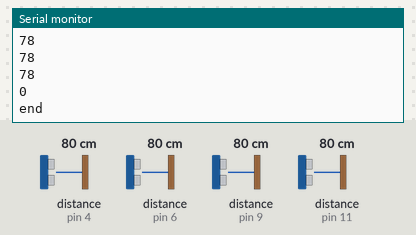
Recording of a sketch running on a simulated Arduino Uno, built with avr-gcc and run on an emulated ATmega328P. Shown: the last lines printed to the serial monitor. Wiring (inferred from the names in the program): 4 × ultrasonic range finder: trigger pin 5, echo pin 4 / trigger pin 7, echo pin 6 / trigger pin 10, echo pin 9 / trigger pin 12, echo pin 11. Inputs (shaded band) come from the test bench; at power-on: distance to the obstacle (sensors on pin 4, pin 11, pin 9, pin 6) 80 cm. The echo pulse lasts 58.3 µs per cm.

Above: at 1.2 s.
1.3 s: distance to the obstacle (sensor on pin 4) set to 250 cm
At 2.1 s:
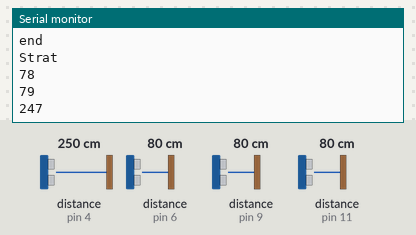
4.3 s: distance to the obstacle (sensor on pin 4) set to 2 cm
At 5.2 s:
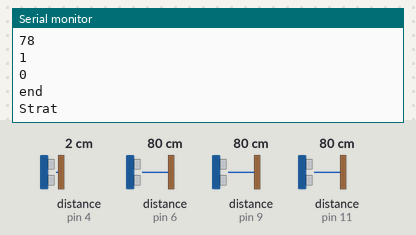
7.3 s: distance to the obstacle (sensor on pin 11) set to 2 cm
At 8.2 s:
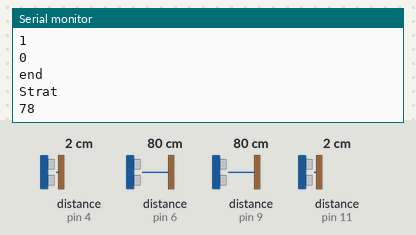
10.3 s: distance to the obstacle (sensor on pin 9) set to 2 cm
At 11.3 s:
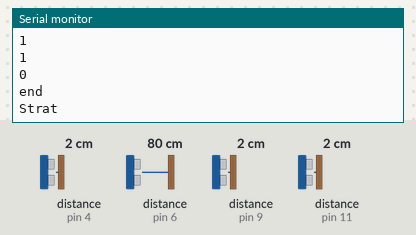
Timing chart, 0 to 11.5 s (numbered marks = the images above; inputs shaded):
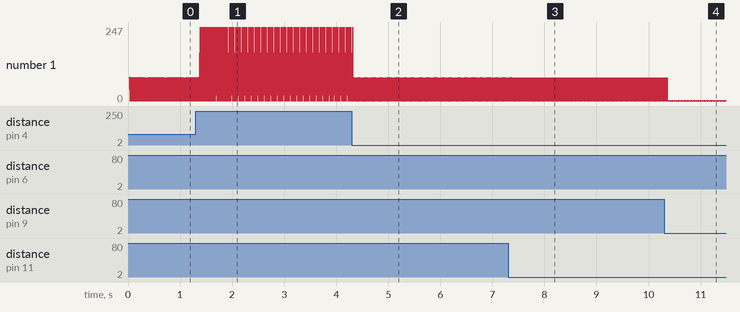

The sketch:

passenger_counter_LCD_arduinoMega.ino
```cpp
#define INTERVAL_MESSAGE1 5000


unsigned long time_1 = 0;


//#include <Wire.h>
//#include <LiquidCrystal_I2C.h>
// defines pins numbers
const int trigPin1 = 10;
const int echoPin1 = 9;
const int trigPin2 = 12;
const int echoPin2 = 11;
const int trigPin3 = 7;
const int echoPin3 = 6;
const int trigPin4 = 5;
const int echoPin4 = 4;
//const byte LCDcolumns = 16;
//const byte LCDrows = 2;
//LiquidCrystal_I2C lcd(0x27, LCDcolumns, LCDrows);
int count;
// defines variables
long duration,valA1,valA2,valA3,valA4;
int distance;
long duration1,duration2,duration3;
int distance1,distance2,distance3;
    void setup(){
//      lcd.init();
//  lcd.backlight();
//  lcd.home();

pinMode(trigPin1, OUTPUT); // Sets the trigPin as an Output
pinMode(echoPin1, INPUT); // Sets the echoPin as an Input
pinMode(trigPin2, OUTPUT); // Sets the trigPin as an Output
pinMode(echoPin2, INPUT); // Sets the echoPin as an Input
pinMode(trigPin3, OUTPUT); // Sets the trigPin as an Output
pinMode(echoPin3, INPUT); // Sets the echoPin as an Input
pinMode(trigPin4, OUTPUT); // Sets the trigPin as an Output
pinMode(echoPin4, INPUT); // Sets the echoPin as an Input
Serial.begin(9600); // Starts the serial communication

}
enum SIGNALSTATES
{
  ST_GREEN,
  ST_RED1,
  ST_RED2,
  ST_YELLOW,
};
SIGNALSTATES signalState=ST_GREEN;
void loop() {
// Clears the trigPin
digitalWrite(trigPin1, LOW);
digitalWrite(trigPin2, LOW);
digitalWrite(trigPin3, LOW);
digitalWrite(trigPin4, LOW);
delayMicroseconds(2);
// Sets the trigPin on HIGH state for 10 micro seconds
digitalWrite(trigPin1, HIGH);
delayMicroseconds(10);
digitalWrite(trigPin1, LOW);
// Clears the trigPin
duration = pulseIn(echoPin1, HIGH);
delayMicroseconds(2);
// Sets the trigPin on HIGH state for 10 micro seconds
digitalWrite(trigPin2, HIGH);
delayMicroseconds(10);
digitalWrite(trigPin2, LOW);
duration1 = pulseIn(echoPin2, HIGH);
delayMicroseconds(2);

digitalWrite(trigPin3, HIGH);
delayMicroseconds(10);
digitalWrite(trigPin3, LOW);
duration2 = pulseIn(echoPin3, HIGH);
delayMicroseconds(2);

digitalWrite(trigPin4, HIGH);
delayMicroseconds(10);
digitalWrite(trigPin4, LOW);
duration2 = pulseIn(echoPin4, HIGH);
delayMicroseconds(2);
// Reads the echoPin, returns the sound wave travel time in microseconds
// Calculating the distance
distance= duration*0.034/2;
distance1= duration1*0.034/2;
distance2= duration2*0.034/2;
distance3= duration3*0.034/2;
// Prints the distance on the Serial Monitor
// Calculating the distance
//distance1= duration1*0.034/2;
// Prints the distance on the Serial Monitor
//Serial.print("Distance: ");
//Serial.println(duration);
//Serial.print("Distance2: ");
//Serial.println(duration1);
//delay(5000);
valA1=distance;
 valA2=distance1;
 valA3=distance2;
  valA4=distance3;
Serial.println("Strat");
Serial.println(valA1);

Serial.println(valA2);

Serial.println(valA3);

Serial.println(valA4);

Serial.println("end");

//Serial.println(".....................");
//Serial.println("Passenger : ");
 if(millis() > time_1 + INTERVAL_MESSAGE1){
        time_1 = millis();
        //print_time(time_1);

        Serial.print(count);
    }
//Serial.println(".....................");
//delay(200);
switch(signalState)
{
  case ST_GREEN:
  signalgreen(valA1, valA2, valA3, valA4);
  break;
  case ST_RED1:
  signalred1(valA1, valA2, valA3, valA4);
  break;
  case ST_RED2:
  signalred2(valA1, valA2, valA3, valA4);
  break;
  case ST_YELLOW:
  signalyellow(valA1, valA2, valA3, valA4);
  break;
}
}

void signalgreen(int valA1, int valA2, int valA3, int valA4){

  if ((valA1<50 && valA2<50)&& (valA3>50 && valA4>50))
  {
    signalState=ST_RED1;
  }

  else if ((valA1>50 && valA2>50)&& (valA3<50 && valA4<50))
  {
    signalState=ST_RED2;
  }

}

void signalred1(int valA1, int valA2, int valA3, int valA4)
{
             // tell servo to go to position in variable 'pos'
   if ((valA1>50 && valA2>50)&& (valA3<50 && valA4<50))
   {
    count++;
    //Serial.print(count);
    signalState=ST_YELLOW;
   }
}

void signalred2(int valA1, int valA2, int valA3, int valA4){
   if ((valA1<50 && valA2<50)&& (valA3>50 && valA4>50)){
     count--;
//Serial.print(count);
    signalState=ST_YELLOW;
  }
}

void signalyellow(int valA1, int valA2, int valA3, int valA4)
{
           // tell servo to go to position in variable 'pos'
//  if (valA1>4000 || valA2>4000 || valA3>4000)
//  {

//      lcd.clear();
////      Serial.println(count);
//      lcd.print("Passenger:");
//      lcd.setCursor(2,1);
//      lcd.print(count);
//delay(500);
  signalState=ST_GREEN;
//  }
}
```

Measured:
- after the input at 1.3 s, the serial monitor: prints a new line after 0.08 s (image 1)
- after the input at 4.3 s, the serial monitor: prints a new line at once (image 2)
